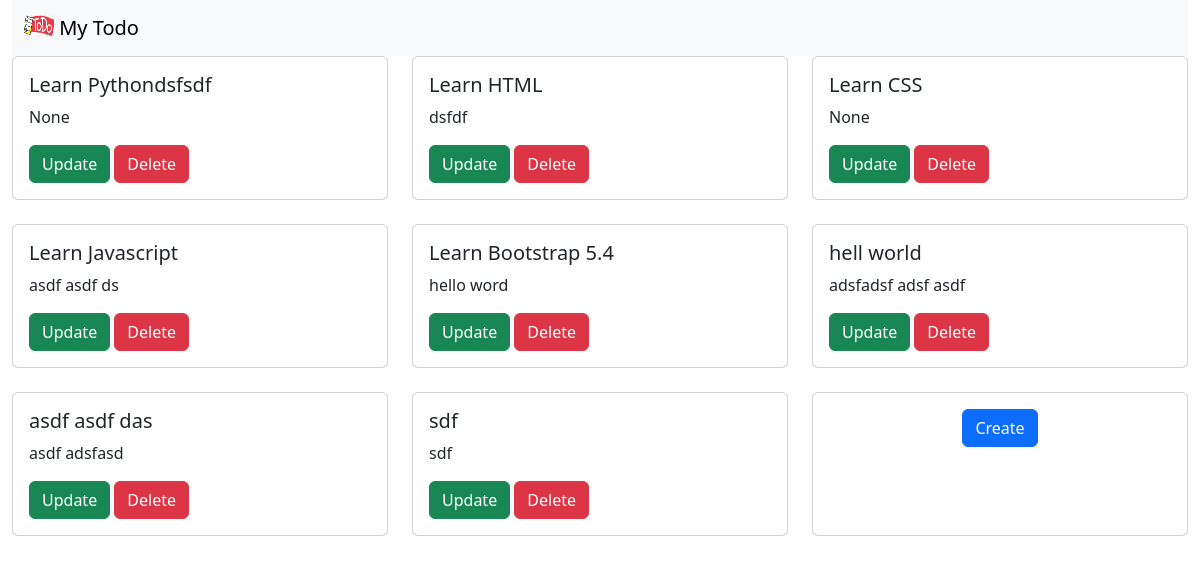
The page / on the database its author committed.
### todo_app/models.py (models this page shows, shortened)
class Todo(models.Model):
    title = models.CharField(max_length=200)  # varchar, char
    description = models.TextField(null=True, blank=True)

### todo_app/views.py (the view)
# urls.py: path("", views.todo_list, name="list"),
def todo_list(request):
    todos = Todo.objects.all()
    return render(
        request,
        "bootstrap/todo_list.html",
        {"todos": todos},
    )

### templates/bootstrap/todo_list.html
{% extends "bootstrap/base.html" %}
{% block content %}
  <div class="row row-cols-1 row-cols-md-3 g-4">
    {% for todo in todos %}
      <div class="col">
        <div class="card h-100">
          <div class="card-body">
            <h5 class="card-title">{{ todo.title }}</h5>
            <p class="card-text">{{ todo.description }}</p>
            <a href="{% url 'update' todo.id %}" class="btn btn-success">Update</a>
            <a href="{% url 'delete' todo.id %}" class="btn btn-danger">Delete</a>
          </div>
        </div>
      </div>
    {% endfor %}
    <div class="col text-center">
      <div class="card h-100">
        <div class="card-body">
          <a href="{% url 'create' %}" class="btn btn-primary">Create</a>
        </div>
      </div>
    </div>
  </div>
{% endblock content %}

### templates/bootstrap/base.html (shortened to what this page needs)
{% load static %}
<!DOCTYPE html>
<html lang="en">
  <head>
    <link href="{% static 'css/bootstrap.min.css' %}" rel="stylesheet" />
  </head>
  <body>
    <div class="container-fluid">
      <nav class="navbar bg-body-tertiary">
        <div class="container-fluid">
          <a class="navbar-brand" href="/">
            <img src="{% static 'img/logo.png' %}"
                 alt="Logo"
                 width="30"
                 height="24"
                 class="d-inline-block align-text-top" />
            My Todo
          </a>
        </div>
      </nav>
      {% block content %}{% endblock %}
    </div>
  </body>
</html>

### rows shown on the page
Todo: title "Learn Pythondsfsdf", description "None"
Todo: title "Learn HTML", description "dsfdf"
Todo: title "Learn CSS", description "None"
Todo: title "Learn Javascript", description "asdf asdf ds"
Todo: title "Learn Bootstrap 5.4", description "hello word"
Todo: title "hell world", description "adsfadsf adsf asdf"
Todo: title "asdf asdf das", description "asdf adsfasd"
Todo: title "sdf", description "sdf"
